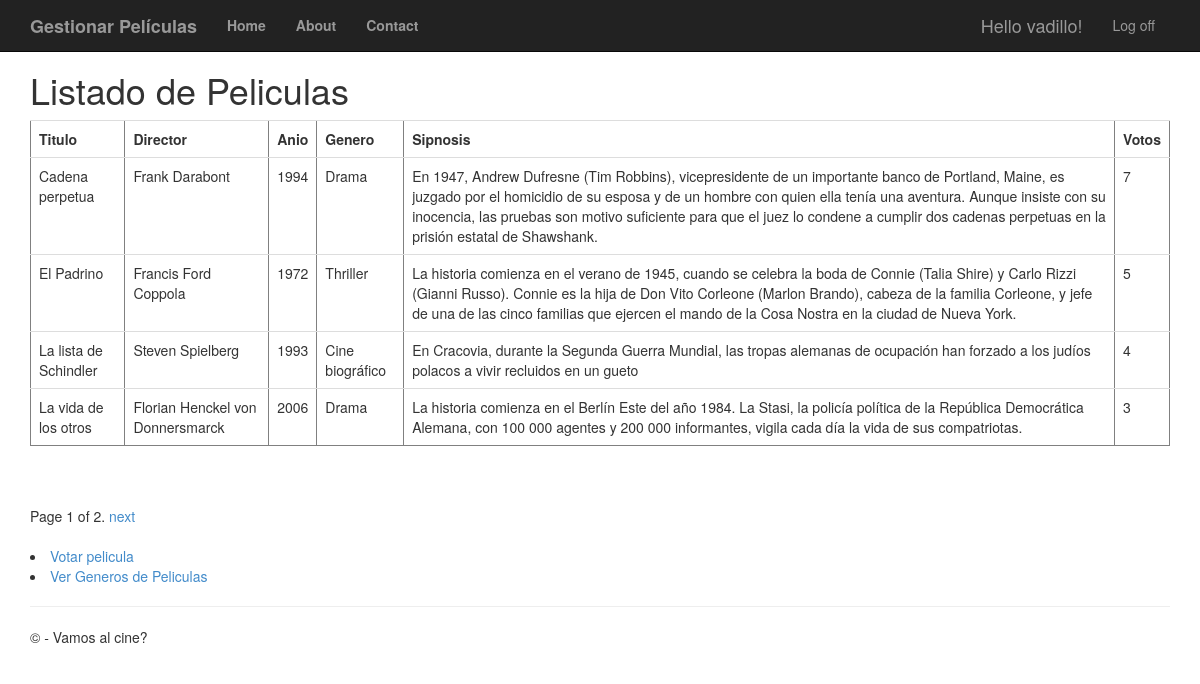
The page /peliculas/ (signed in) on the database as committed earlier.
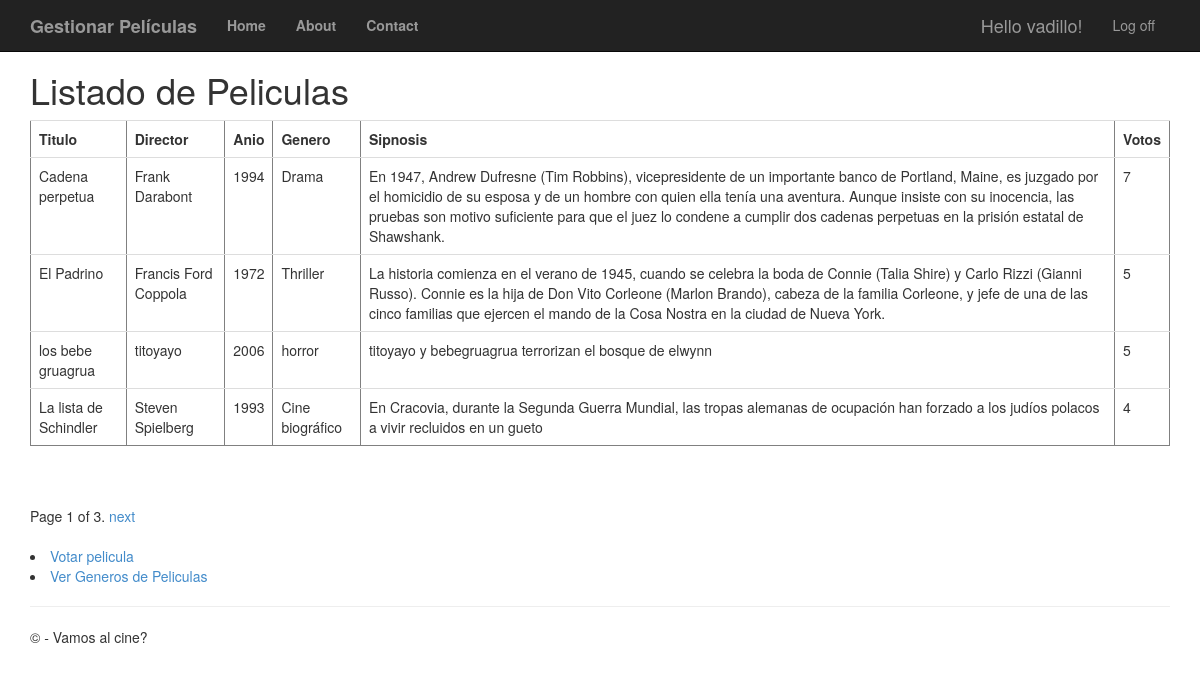
The same page on the database as committed later.
### app/models.py (models this page shows, shortened)
class Pelicula(models.Model):
	titulo = models.CharField(max_length=100)
	direccion = models.CharField(max_length=60)
	anio = models.IntegerField(validators=[MaxValueValidator(99999999999)])
	genero = models.CharField(max_length=60)
	sinopsis = models.CharField(max_length=700)
	votos = models.IntegerField(validators=[MaxValueValidator(99999999999)])

### app/views.py (the view)
# urls.py: path('peliculas/', views.peliculas, name='peliculas'),
def peliculas(request):
	if not request.user.is_authenticated:
		return HttpResponseRedirect('/login')
	else:
		film_lista = Pelicula.objects.all().order_by('-votos')
		paginator = Paginator(film_lista, 4) #Se indica que se mostraran 4 peliculas por pagina
		page = request.GET.get('page')
		try:
			pelis = paginator.page(page)
		except PageNotAnInteger:
			pelis = paginator.page(1)
		except EmptyPage:
			pelis = paginator.page(paginator.num_pages)
		return render(request, 'app/peliculas.html', {'pelis': pelis})

### app/templates/app/peliculas.html (shortened to what this page needs)
{% extends "app/layout.html"%}
{% block content %}
<h1>Listado de Peliculas</h1>
<table border='1' class="table">
	<tr><td><b>Titulo</b></td><td><b>Director</b></td><td><b>Anio</b></td><td><b>Genero</b></td><td><b>Sipnosis</b></td><td><b>Votos</b></td></tr>
	{% for filma in pelis %}
	<tr>
		<td>{{ filma.titulo }}</td>
		<td>{{ filma.direccion }}</td>
		<td>{{ filma.anio }}</td>
		<td>{{ filma.genero }}</td>
		<td>{{ filma.sinopsis }}</td>
		<td>{{ filma.votos }}</td>
	</tr>
	{% endfor %}
</table>
<br />
{% if pelis.has_other_pages %}
<div class="pagination">
	<span class="step-links">
		<span class="current">
			Page {{ pelis.number }} of {{ pelis.paginator.num_pages }}.
		</span>
		{% if pelis.has_next %}
		<a href="?page={{ pelis.next_page_number }}">next</a>
		{% endif %}
	</span>
</div>
<br />
{% endif %}
<li><a href="{% url 'voto' %}">Votar pelicula</a></li>
<li><a href="{% url 'generos' %}">Ver Generos de Peliculas</a></li>
{% endblock %}

### app/templates/app/layout.html (shortened to what this page needs)
<!DOCTYPE html>
<html>
<head>
    {% load staticfiles %}
    <link rel="stylesheet" type="text/css" href="{% static 'app/content/bootstrap.min.css' %}" />
    <link rel="stylesheet" type="text/css" href="{% static 'app/content/site.css' %}" />
</head>
<body>
    <div class="navbar navbar-inverse navbar-fixed-top">
        <div class="container">
            <div class="navbar-header">
                <a href="/peliculas" class="navbar-brand"><b>Gestionar Películas</b></a>
            </div>
            <div class="navbar-collapse collapse">
                <ul class="nav navbar-nav">
                    <li><a href="{% url 'home' %}"><b>Home</b></a></li>
                    <li><a href="{% url 'about' %}"><b>About</b></a></li>
                    <li><a href="{% url 'contact' %}"><b>Contact</b></a></li>
                </ul>
                {% include 'app/loginpartial.html' %}
            </div>
        </div>
    </div>
    <div class="container body-content">
{% block content %}{% endblock %}
        <hr/>
        <footer>
            <p>&copy; {{ year }} - Vamos al cine?</p>
        </footer>
    </div>
</body>
</html>

### app/templates/app/loginpartial.html (shortened to what this page needs)
{% if user.is_authenticated %}
<form id="logoutForm" action="/logout/" method="post" class="navbar-right">
    <ul class="nav navbar-nav navbar-right">
        <li><span class="navbar-brand">Hello {{ user.username }}!</span></li>
        <li><a href="javascript:document.getElementById('logoutForm').submit()">Log off</a></li>
    </ul>
</form>
{% else %}
<ul class="nav navbar-nav navbar-right">
    <li><a href="{% url 'registro' %}">Registro</a></li>
    <li><a href="{% url 'login' %}">Login</a></li>
</ul>
{% endif %}

### app/static/app/content/site.css (style rules this page uses)
body { padding-top: 50px; padding-bottom: 20px; }
.body-content { padding-left: 15px; padding-right: 15px; }

Rows that differ between the two databases and show on the page:
no longer on this page (row unchanged): Pelicula: titulo "La vida de los otros", direccion "Florian Henckel von Donnersmarck", anio "2006", genero "Drama", sinopsis "La historia comienza en el Berlín Este del año 1984. La Stasi, la policía política de la República Democrática Alemana, con 100 000 agentes y 200 000 informantes, vigila cada día la vida de sus compatriotas.", votos "3"
added Pelicula: titulo "los bebe gruagrua", direccion "titoyayo", anio "2006", genero "horror", sinopsis "titoyayo y bebegruagrua terrorizan el bosque de elwynn", votos "5"
Other text that changed with them:
{{ pelis.paginator.num_pages }}: "2" → "3"
